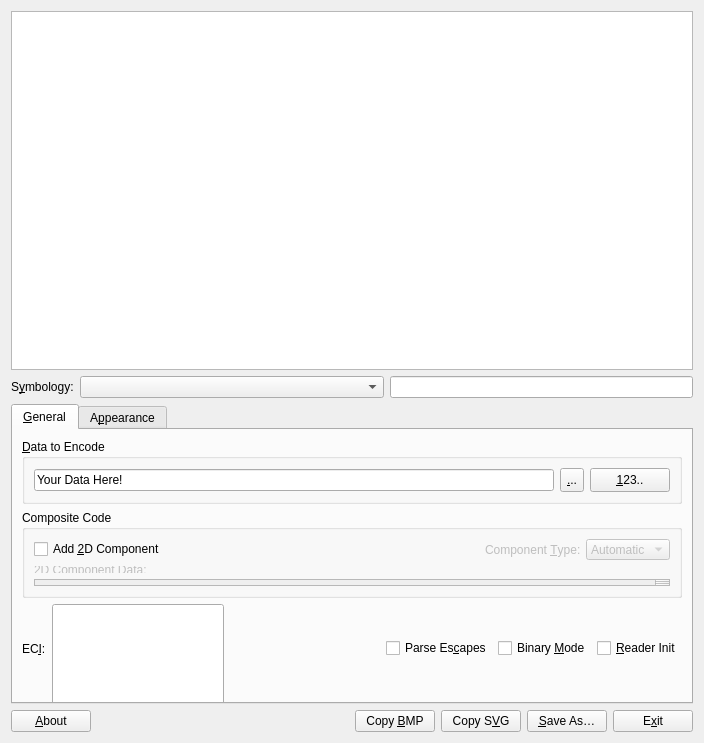
<?xml version="1.0" encoding="UTF-8"?>
<ui version="4.0">
 <class>mainWindow</class>
 <widget class="QWidget" name="mainWindow">
  <property name="windowModality">
   <enum>Qt::NonModal</enum>
  </property>
  <property name="geometry">
   <rect>
    <x>0</x>
    <y>0</y>
    <width>704</width>
    <height>743</height>
   </rect>
  </property>
  <property name="sizePolicy">
   <sizepolicy hsizetype="Expanding" vsizetype="Expanding">
    <horstretch>0</horstretch>
    <verstretch>0</verstretch>
   </sizepolicy>
  </property>
  <property name="minimumSize">
   <size>
    <width>420</width>
    <height>460</height>
   </size>
  </property>
  <property name="windowTitle">
   <string>Zint Barcode Studio</string>
  </property>
  <property name="windowIcon">
   <iconset resource="resources.qrc">
    <normaloff>:/images/zint.png</normaloff>:/images/zint.png</iconset>
  </property>
  <property name="autoFillBackground">
   <bool>false</bool>
  </property>
  <property name="styleSheet">
   <string notr="true"/>
  </property>
  <property name="locale">
   <locale language="English" country="UnitedStates"/>
  </property>
  <layout class="QVBoxLayout" name="verticalLayout_5">
   <item>
    <widget class="QGraphicsView" name="view"/>
   </item>
   <item>
    <layout class="QHBoxLayout" name="horizontalLayout">
     <property name="sizeConstraint">
      <enum>QLayout::SetMinimumSize</enum>
     </property>
     <item>
      <layout class="QVBoxLayout" name="verticalLayout_6">
       <item>
        <layout class="QHBoxLayout" name="horizontalLayout_5">
         <item>
          <widget class="QLabel" name="lblSymbology">
           <property name="text">
            <string>S&amp;ymbology:</string>
           </property>
           <property name="alignment">
            <set>Qt::AlignLeading|Qt::AlignLeft|Qt::AlignVCenter</set>
           </property>
           <property name="buddy">
            <cstring>bstyle</cstring>
           </property>
           <property name="toolTip">
            <string>Type of barcode</string>
           </property>
          </widget>
         </item>
         <item>
          <widget class="QComboBox" name="bstyle">
           <property name="sizePolicy">
            <sizepolicy hsizetype="Expanding" vsizetype="Fixed">
             <horstretch>0</horstretch>
             <verstretch>0</verstretch>
            </sizepolicy>
           </property>
           <property name="toolTip">
            <string>Type of barcode</string>
           </property>
           <property name="sizeAdjustPolicy">
            <enum>QComboBox::AdjustToContents</enum>
           </property>
          </widget>
         </item>
         <item>
          <widget class="QLineEdit" name="filter_bstyle">
           <property name="toolTip">
            <string>Filter symbologies</string>
           </property>
           <property name="text">
            <string/>
           </property>
          </widget>
         </item>
        </layout>
       </item>
       <item>
        <widget class="QTabWidget" name="tabMain">
         <property name="sizePolicy">
          <sizepolicy hsizetype="Minimum" vsizetype="Minimum">
           <horstretch>0</horstretch>
           <verstretch>0</verstretch>
          </sizepolicy>
         </property>
         <property name="minimumSize">
          <size>
           <width>0</width>
           <height>300</height>
          </size>
         </property>
         <property name="maximumSize">
          <size>
           <width>16777215</width>
           <height>300</height>
          </size>
         </property>
         <property name="autoFillBackground">
          <bool>false</bool>
         </property>
         <property name="styleSheet">
          <string notr="true"/>
         </property>
         <property name="currentIndex">
          <number>0</number>
         </property>
         <widget class="QWidget" name="tabGeneral">
          <attribute name="title">
           <string>&amp;General</string>
          </attribute>
          <layout class="QVBoxLayout" name="verticalLayout_3">
           <item>
            <widget class="QGroupBox" name="grpData">
             <property name="sizePolicy">
              <sizepolicy hsizetype="Minimum" vsizetype="Minimum">
               <horstretch>0</horstretch>
               <verstretch>0</verstretch>
              </sizepolicy>
             </property>
             <property name="title">
              <string>&amp;Data to Encode</string>
             </property>
             <layout class="QHBoxLayout" name="horizontalLayout_4">
              <item>
               <widget class="QLineEdit" name="txtData">
                <property name="toolTip">
                 <string>Data to encode</string>
                </property>
                <property name="text">
                 <string>Your Data Here!</string>
                </property>
               </widget>
              </item>
              <item>
               <widget class="QToolButton" name="btnMoreData">
                <property name="minimumSize">
                 <size>
                  <width>0</width>
                  <height>24</height>
                 </size>
                </property>
                <property name="toolTip">
                 <string>Encode more data
or import from file</string>
                </property>
                <property name="text">
                 <string>&amp;...</string>
                </property>
               </widget>
              </item>
              <item>
               <widget class="QPushButton" name="btnSequence">
                <property name="minimumSize">
                 <size>
                  <width>0</width>
                  <height>24</height>
                 </size>
                </property>
                <property name="toolTip">
                 <string>Encode a sequence</string>
                </property>
                <property name="text">
                 <string>&amp;123..</string>
                </property>
               </widget>
              </item>
             </layout>
            </widget>
           </item>
           <item>
            <widget class="QGroupBox" name="grpComposite">
             <property name="enabled">
              <bool>true</bool>
             </property>
             <property name="sizePolicy">
              <sizepolicy hsizetype="Minimum" vsizetype="Minimum">
               <horstretch>0</horstretch>
               <verstretch>0</verstretch>
              </sizepolicy>
             </property>
             <property name="minimumSize">
              <size>
               <width>0</width>
               <height>0</height>
              </size>
             </property>
             <property name="maximumSize">
              <size>
               <width>16777215</width>
               <height>400</height>
              </size>
             </property>
             <property name="title">
              <string>Composite Code</string>
             </property>
             <layout class="QVBoxLayout" name="verticalLayout_2">
              <item>
               <layout class="QHBoxLayout" name="horizontalLayout_2">
                <item>
                 <widget class="QCheckBox" name="chkComposite">
                  <property name="toolTip">
                   <string>Create a composite symbol</string>
                  </property>
                  <property name="text">
                   <string>Add &amp;2D Component</string>
                  </property>
                 </widget>
                </item>
                <item>
                 <spacer name="horizontalSpacer">
                  <property name="orientation">
                   <enum>Qt::Horizontal</enum>
                  </property>
                  <property name="sizeHint" stdset="0">
                   <size>
                    <width>40</width>
                    <height>20</height>
                   </size>
                  </property>
                 </spacer>
                </item>
                <item>
                 <widget class="QLabel" name="lblCompType">
                  <property name="enabled">
                   <bool>false</bool>
                  </property>
                  <property name="text">
                   <string>Component &amp;Type:</string>
                  </property>
                  <property name="buddy">
                   <cstring>cmbCompType</cstring>
                  </property>
                  <property name="toolTip">
                   <string>Type of 2D component</string>
                  </property>
                 </widget>
                </item>
                <item>
                 <widget class="QComboBox" name="cmbCompType">
                  <property name="enabled">
                   <bool>false</bool>
                  </property>
                  <property name="toolTip">
                   <string>Type of 2D component</string>
                  </property>
                  <item>
                   <property name="text">
                    <string>Automatic</string>
                   </property>
                  </item>
                  <item>
                   <property name="text">
                    <string>CC-A</string>
                   </property>
                  </item>
                  <item>
                   <property name="text">
                    <string>CC-B</string>
                   </property>
                  </item>
                  <item>
                   <property name="text">
                    <string>CC-C</string>
                   </property>
                  </item>
                 </widget>
                </item>
               </layout>
              </item>
              <item>
               <layout class="QVBoxLayout" name="verticalLayout">
                <property name="sizeConstraint">
                 <enum>QLayout::SetMinimumSize</enum>
                </property>
                <item>
                 <widget class="QLabel" name="lblComposite">
                  <property name="enabled">
                   <bool>false</bool>
                  </property>
                  <property name="text">
                   <string>2D C&amp;omponent Data:</string>
                  </property>
                  <property name="buddy">
                   <cstring>txtComposite</cstring>
                  </property>
                  <property name="toolTip">
                   <string>Data to be encoded in 2D component
Remember to place [square brackets] around AI identifiers</string>
                  </property>
                 </widget>
                </item>
                <item>
                 <widget class="QTextEdit" name="txtComposite">
                  <property name="enabled">
                   <bool>false</bool>
                  </property>
                  <property name="sizePolicy">
                   <sizepolicy hsizetype="Expanding" vsizetype="Expanding">
                    <horstretch>0</horstretch>
                    <verstretch>0</verstretch>
                   </sizepolicy>
                  </property>
                  <property name="maximumSize">
                   <size>
                    <width>16777215</width>
                    <height>60</height>
                   </size>
                  </property>
                  <property name="toolTip">
                   <string>Data to be encoded in 2D component
Remember to place [square brackets] around AI identifiers</string>
                  </property>
                  <property name="html">
                   <string>&lt;!DOCTYPE HTML PUBLIC &quot;-//W3C//DTD HTML 4.0//EN&quot; &quot;http://www.w3.org/TR/REC-html40/strict.dtd&quot;&gt;
&lt;html&gt;&lt;head&gt;&lt;meta name=&quot;qrichtext&quot; content=&quot;1&quot; /&gt;&lt;style type=&quot;text/css&quot;&gt;
p, li { white-space: pre-wrap; }
&lt;/style&gt;&lt;/head&gt;&lt;body style=&quot; font-family:'Noto Sans'; font-size:10pt; font-weight:400; font-style:normal;&quot;&gt;
&lt;p style=&quot; margin-top:0px; margin-bottom:0px; margin-left:0px; margin-right:0px; -qt-block-indent:0; text-indent:0px;&quot;&gt;&lt;span style=&quot; font-family:'Sans Serif'; font-size:9pt;&quot;&gt;Your Data Here!&lt;/span&gt;&lt;/p&gt;&lt;/body&gt;&lt;/html&gt;</string>
                  </property>
                  <property name="acceptRichText">
                   <bool>false</bool>
                  </property>
                 </widget>
                </item>
               </layout>
              </item>
             </layout>
            </widget>
           </item>
           <item>
            <layout class="QHBoxLayout" name="eciLayout">
             <item>
              <widget class="QLabel" name="lblECI">
               <property name="maximumSize">
                <size>
                 <width>40</width>
                 <height>16777215</height>
                </size>
               </property>
               <property name="text">
                <string>EC&amp;I:</string>
               </property>
               <property name="alignment">
                <set>Qt::AlignLeading|Qt::AlignLeft|Qt::AlignVCenter</set>
               </property>
               <property name="buddy">
                <cstring>cmbECI</cstring>
               </property>
               <property name="toolTip">
                <string>Set the ECI (Extended Channel Interpretation) code
(ignored if disabled)</string>
               </property>
              </widget>
             </item>
             <item>
              <widget class="QComboBox" name="cmbECI">
               <property name="minimumSize">
                <size>
                 <width>80</width>
                 <height>16777215</height>
                </size>
               </property>
               <property name="toolTip">
                <string>Set the ECI (Extended Channel Interpretation) code
(ignored if disabled)</string>
               </property>
               <item>
                <property name="text">
                 <string>None</string>
                </property>
               </item>
               <item>
                <property name="text">
                 <string>3: ISO 8859-1 Latin-1</string>
                </property>
               </item>
               <item>
                <property name="text">
                 <string>4: ISO 8859-2 Latin-2</string>
                </property>
               </item>
               <item>
                <property name="text">
                 <string>5: ISO 8859-3 Latin-3</string>
                </property>
               </item>
               <item>
                <property name="text">
                 <string>6: ISO 8859-4 Latin-4</string>
                </property>
               </item>
               <item>
                <property name="text">
                 <string>7: ISO 8859-5 Cyrillic</string>
                </property>
               </item>
               <item>
                <property name="text">
                 <string>8: ISO 8859-6 Arabic</string>
                </property>
               </item>
               <item>
                <property name="text">
                 <string>9: ISO 8859-7 Greek</string>
                </property>
               </item>
               <item>
                <property name="text">
                 <string>10: ISO 8859-8 Hebrew</string>
                </property>
               </item>
               <item>
                <property name="text">
                 <string>11: ISO 8859-9 Turkish</string>
                </property>
               </item>
               <item>
                <property name="text">
                 <string>12: ISO 8859-10 Nordic</string>
                </property>
               </item>
               <item>
                <property name="text">
                 <string>13: ISO 8859-11 Thai</string>
                </property>
               </item>
               <item>
                <property name="text">
                 <string>15: ISO 8859-13 Baltic</string>
                </property>
               </item>
               <item>
                <property name="text">
                 <string>16: ISO 8859-14 Celtic</string>
                </property>
               </item>
               <item>
                <property name="text">
                 <string>17: ISO 8859-15 Latin-9</string>
                </property>
               </item>
               <item>
                <property name="text">
                 <string>18: ISO 8859-16 Latin-10</string>
                </property>
               </item>
               <item>
                <property name="text">
                 <string>20: Shift JIS </string>
                </property>
               </item>
               <item>
                <property name="text">
                 <string>21: Windows 1250 Latin-2</string>
                </property>
               </item>
               <item>
                <property name="text">
                 <string>22: Windows 1251 Cyrillic</string>
                </property>
               </item>
               <item>
                <property name="text">
                 <string>23: Windows 1252 Latin-1</string>
                </property>
               </item>
               <item>
                <property name="text">
                 <string>24: Windows 1256 Arabic</string>
                </property>
               </item>
               <item>
                <property name="text">
                 <string>25: UCS-2BE</string>
                </property>
               </item>
               <item>
                <property name="text">
                 <string>26: UTF-8</string>
                </property>
               </item>
               <item>
                <property name="text">
                 <string>27: ISO 646 ASCII</string>
                </property>
               </item>
               <item>
                <property name="text">
                 <string>28: Big5 (Taiwan)</string>
                </property>
               </item>
               <item>
                <property name="text">
                 <string>29: GB 2312 (PRC)</string>
                </property>
               </item>
               <item>
                <property name="text">
                 <string>30: Korean EUC-KR</string>
                </property>
               </item>
               <item>
                <property name="text">
                 <string>899: 8-bit binary data</string>
                </property>
               </item>
              </widget>
             </item>
             <item>
              <spacer name="horizontalSpacer_eciLayout">
               <property name="orientation">
                <enum>Qt::Horizontal</enum>
               </property>
               <property name="sizeHint" stdset="0">
                <size>
                 <width>10</width>
                 <height>20</height>
                </size>
               </property>
              </spacer>
             </item>
             <item>
              <widget class="QCheckBox" name="chkEscape">
               <property name="toolTip">
                <string>Process escape sequences in input data&lt;table cellspacing=&quot;3&quot;&gt;
&lt;tr&gt;&lt;td&gt;\0&amp;nbsp;&lt;/td&gt;&lt;td&gt;NUL character (0x00)&lt;/td&gt;&lt;/tr&gt;
&lt;tr&gt;&lt;td&gt;\E&amp;nbsp;&lt;/td&gt;&lt;td&gt;End of Transmission (0x04)&lt;/td&gt;&lt;/tr&gt;
&lt;tr&gt;&lt;td&gt;\a&amp;nbsp;&lt;/td&gt;&lt;td&gt;Bell (0x07)&lt;/td&gt;&lt;/tr&gt;
&lt;tr&gt;&lt;td&gt;\b&amp;nbsp;&lt;/td&gt;&lt;td&gt;Backspace (0x08)&lt;/td&gt;&lt;/tr&gt;
&lt;tr&gt;&lt;td&gt;\t&amp;nbsp;&lt;/td&gt;&lt;td&gt;Horizontal Tab (0x09)&lt;/td&gt;&lt;/tr&gt;
&lt;tr&gt;&lt;td&gt;\n&amp;nbsp;&lt;/td&gt;&lt;td&gt;Line Feed (0x0A)&lt;/td&gt;&lt;/tr&gt;
&lt;tr&gt;&lt;td&gt;\v&amp;nbsp;&lt;/td&gt;&lt;td&gt;Vertical Tab (0x0B)&lt;/td&gt;&lt;/tr&gt;
&lt;tr&gt;&lt;td&gt;\f&amp;nbsp;&lt;/td&gt;&lt;td&gt;Form Feed (0x0C)&lt;/td&gt;&lt;/tr&gt;
&lt;tr&gt;&lt;td&gt;\r&amp;nbsp;&lt;/td&gt;&lt;td&gt;Carriage Return (0x0D)&lt;/td&gt;&lt;/tr&gt;
&lt;tr&gt;&lt;td&gt;\e&amp;nbsp;&lt;/td&gt;&lt;td&gt;Escape (0x1B)&lt;/td&gt;&lt;/tr&gt;
&lt;tr&gt;&lt;td&gt;\G&amp;nbsp;&lt;/td&gt;&lt;td&gt;Group Separator (0x1D)&lt;/td&gt;&lt;/tr&gt;
&lt;tr&gt;&lt;td&gt;\R&amp;nbsp;&lt;/td&gt;&lt;td&gt;Record Separator (0x1E)&lt;/td&gt;&lt;/tr&gt;
&lt;tr&gt;&lt;td&gt;\\&amp;nbsp;&lt;/td&gt;&lt;td&gt;Backslash (0x5C)&lt;/td&gt;&lt;/tr&gt;
&lt;tr&gt;&lt;td&gt;\xNN&amp;nbsp;&lt;/td&gt;&lt;td&gt;8-bit character (N hex)&lt;/td&gt;&lt;/tr&gt;
&lt;tr&gt;&lt;td&gt;\uNNNN&amp;nbsp;&lt;/td&gt;&lt;td&gt;16-bit Unicode (N hex)&lt;/td&gt;&lt;/tr&gt;
&lt;/table&gt;</string>
               </property>
               <property name="text">
                <string>Parse Es&amp;capes</string>
               </property>
               <property name="checked">
                <bool>false</bool>
               </property>
              </widget>
             </item>
             <item>
              <widget class="QCheckBox" name="chkData">
               <property name="toolTip">
                <string>Treat input as raw binary data
(ignored if disabled)</string>
               </property>
               <property name="text">
                <string>Binary &amp;Mode</string>
               </property>
               <property name="checked">
                <bool>false</bool>
               </property>
              </widget>
             </item>
             <item>
              <widget class="QCheckBox" name="chkRInit">
               <property name="toolTip">
                <string>Create reader initialisation/programming symbol
(ignored if disabled)</string>
               </property>
               <property name="text">
                <string>&amp;Reader Init</string>
               </property>
               <property name="checked">
                <bool>false</bool>
               </property>
              </widget>
             </item>
            </layout>
           </item>
          </layout>
         </widget>
         <widget class="QWidget" name="tabAppear">
          <property name="maximumSize">
           <size>
            <width>678</width>
            <height>16777215</height>
           </size>
          </property>
          <attribute name="title">
           <string>A&amp;ppearance</string>
          </attribute>
          <layout class="QVBoxLayout" name="verticalLayout_4">
           <item>
            <layout class="QGridLayout" name="gridLayout">
             <item row="0" column="0" colspan="2">
              <widget class="QCheckBox" name="chkAutoHeight">
               <property name="toolTip">
                <string>Use default height
(ignored if disabled)</string>
               </property>
               <property name="text">
                <string>Auto&amp;matic Height</string>
               </property>
               <property name="checked">
                <bool>true</bool>
               </property>
              </widget>
             </item>
             <item row="1" column="0">
              <widget class="QLabel" name="lblHeight">
               <property name="enabled">
                <bool>false</bool>
               </property>
               <property name="text">
                <string>&amp;Height:</string>
               </property>
               <property name="alignment">
                <set>Qt::AlignLeading|Qt::AlignLeft|Qt::AlignVCenter</set>
               </property>
               <property name="buddy">
                <cstring>heightb</cstring>
               </property>
               <property name="toolTip">
                <string>Overall symbol height</string>
               </property>
              </widget>
             </item>
             <item row="1" column="1">
              <widget class="QSpinBox" name="heightb">
               <property name="enabled">
                <bool>false</bool>
               </property>
               <property name="toolTip">
                <string>Overall symbol height</string>
               </property>
               <property name="suffix">
                <string> X</string>
               </property>
               <property name="prefix">
                <string/>
               </property>
               <property name="minimum">
                <number>1</number>
               </property>
               <property name="maximum">
                <number>300</number>
               </property>
               <property name="value">
                <number>50</number>
               </property>
              </widget>
             </item>
             <item row="2" column="0">
              <widget class="QLabel" name="label_8">
               <property name="text">
                <string>Border &amp;Width:</string>
               </property>
               <property name="alignment">
                <set>Qt::AlignLeading|Qt::AlignLeft|Qt::AlignVCenter</set>
               </property>
               <property name="buddy">
                <cstring>bwidth</cstring>
               </property>
               <property name="toolTip">
                <string>Width of boundary bars or border</string>
               </property>
              </widget>
             </item>
             <item row="2" column="1">
              <widget class="QSpinBox" name="bwidth">
               <property name="toolTip">
                <string>Width of boundary bars or border</string>
               </property>
               <property name="suffix">
                <string> X</string>
               </property>
               <property name="minimum">
                <number>0</number>
               </property>
               <property name="maximum">
                <number>16</number>
               </property>
               <property name="value">
                <number>0</number>
               </property>
              </widget>
             </item>
             <item row="3" column="0">
              <widget class="QLabel" name="label_9">
               <property name="text">
                <string>Border &amp;Type:</string>
               </property>
               <property name="alignment">
                <set>Qt::AlignLeading|Qt::AlignLeft|Qt::AlignVCenter</set>
               </property>
               <property name="buddy">
                <cstring>btype</cstring>
               </property>
               <property name="toolTip">
                <string>Add border or box</string>
               </property>
              </widget>
             </item>
             <item row="3" column="1">
              <widget class="QComboBox" name="btype">
               <property name="toolTip">
                <string>Add border or box</string>
               </property>
               <property name="minimumContentsLength">
                <number>24</number>
               </property>
               <item>
                <property name="text">
                 <string>No border</string>
                </property>
               </item>
               <item>
                <property name="text">
                 <string>Bind</string>
                </property>
               </item>
               <item>
                <property name="text">
                 <string>Box</string>
                </property>
               </item>
              </widget>
             </item>
             <item row="4" column="0">
              <widget class="QLabel" name="lblWhitespace">
               <property name="text">
                <string>Hori&amp;zontal Whitespace:</string>
               </property>
               <property name="alignment">
                <set>Qt::AlignLeading|Qt::AlignLeft|Qt::AlignVCenter</set>
               </property>
               <property name="buddy">
                <cstring>spnWhitespace</cstring>
               </property>
               <property name="toolTip">
                <string>Width of whitespace on either side of barcode</string>
               </property>
              </widget>
             </item>
             <item row="4" column="1">
              <widget class="QSpinBox" name="spnWhitespace">
               <property name="toolTip">
                <string>Width of whitespace on either side of barcode</string>
               </property>
               <property name="suffix">
                <string> X</string>
               </property>
              </widget>
             </item>
             <item row="5" column="0">
              <widget class="QLabel" name="lblScale">
               <property name="text">
                <string>Printing Sca&amp;le:</string>
               </property>
               <property name="alignment">
                <set>Qt::AlignLeading|Qt::AlignLeft|Qt::AlignVCenter</set>
               </property>
               <property name="buddy">
                <cstring>spnScale</cstring>
               </property>
               <property name="toolTip">
                <string>Image scale when output to file</string>
               </property>
              </widget>
             </item>
             <item row="5" column="1">
              <widget class="QDoubleSpinBox" name="spnScale">
               <property name="toolTip">
                <string>Image scale when output to file</string>
               </property>
               <property name="suffix">
                <string/>
               </property>
               <property name="decimals">
                <number>2</number>
               </property>
               <property name="minimum">
                <double>0.500000000000000</double>
               </property>
               <property name="maximum">
                <double>99.500000000000000</double>
               </property>
               <property name="singleStep">
                <double>0.500000000000000</double>
               </property>
               <property name="value">
                <double>1.000000000000000</double>
               </property>
              </widget>
             </item>
             <item row="6" column="0">
              <widget class="QLabel" name="lblFontSetting">
               <property name="text">
                <string>Fo&amp;nt Setting:</string>
               </property>
               <property name="alignment">
                <set>Qt::AlignLeading|Qt::AlignLeft|Qt::AlignVCenter</set>
               </property>
               <property name="buddy">
                <cstring>cmbFontSetting</cstring>
               </property>
               <property name="toolTip">
                <string>Set font characteristics</string>
               </property>
              </widget>
             </item>
             <item row="6" column="1">
              <widget class="QComboBox" name="cmbFontSetting">
               <property name="toolTip">
                <string>Set font characteristics</string>
               </property>
               <item>
                <property name="text">
                 <string>Normal</string>
                </property>
               </item>
               <item>
                <property name="text">
                 <string>Bold</string>
                </property>
               </item>
               <item>
                <property name="text">
                 <string>Small</string>
                </property>
               </item>
               <item>
                <property name="text">
                 <string>Small Bold (vector only)</string>
                </property>
               </item>
              </widget>
             </item>
             <item row="7" column="0" colspan="2">
              <widget class="QCheckBox" name="chkHRTShow">
               <property name="toolTip">
                <string>Show text in image
(ignored if disabled)</string>
               </property>
               <property name="text">
                <string>Show H&amp;uman Readable Text</string>
               </property>
               <property name="checked">
                <bool>true</bool>
               </property>
              </widget>
             </item>
             <item row="0" column="2">
              <widget class="QLabel" name="label_fgcolor">
               <property name="enabled">
                <bool>true</bool>
               </property>
               <property name="text">
                <string>Colour:</string>
               </property>
               <property name="alignment">
                <set>Qt::AlignRight|Qt::AlignTrailing|Qt::AlignVCenter</set>
               </property>
               <property name="buddy">
                <cstring>fgcolor</cstring>
               </property>
               <property name="toolTip">
                <string>Change colour of ink or paper</string>
               </property>
              </widget>
             </item>
             <item row="0" column="3">
              <widget class="QPushButton" name="fgcolor">
               <property name="toolTip">
                <string>Change ink colour</string>
               </property>
               <property name="text">
                <string>&amp;Foreground</string>
               </property>
              </widget>
             </item>
             <item row="1" column="2" rowspan="3">
              <widget class="QLabel" name="label_dummyAppear12">
               <property name="enabled">
                <bool>false</bool>
               </property>
               <property name="text">
                <string/>
               </property>
              </widget>
             </item>
             <item row="1" column="3">
              <widget class="QPushButton" name="bgcolor">
               <property name="toolTip">
                <string>Change paper colour</string>
               </property>
               <property name="text">
                <string>Ba&amp;ckground</string>
               </property>
              </widget>
             </item>
             <item row="2" column="3">
              <widget class="QPushButton" name="btnReset">
               <property name="toolTip">
                <string>Reset to black on white</string>
               </property>
               <property name="text">
                <string>&amp;Reset</string>
               </property>
              </widget>
             </item>
             <item row="3" column="3">
              <widget class="QCheckBox" name="chkCMYK">
               <property name="toolTip">
                <string>Use CMYK colour space in EPS/TIF output</string>
               </property>
               <property name="text">
                <string>CMY&amp;K (EPS/TIF)</string>
               </property>
               <property name="checked">
                <bool>false</bool>
               </property>
              </widget>
             </item>
             <item row="4" column="2">
              <widget class="QLabel" name="lblRotate">
               <property name="text">
                <string>R&amp;otate:</string>
               </property>
               <property name="alignment">
                <set>Qt::AlignRight|Qt::AlignTrailing|Qt::AlignVCenter</set>
               </property>
               <property name="buddy">
                <cstring>cmbRotate</cstring>
               </property>
               <property name="toolTip">
                <string>Rotate symbol by degrees</string>
               </property>
              </widget>
             </item>
             <item row="4" column="3">
              <widget class="QComboBox" name="cmbRotate">
               <property name="toolTip">
                <string>Rotate symbol by degrees</string>
               </property>
               <item>
                <property name="text">
                 <string>0°</string>
                </property>
               </item>
               <item>
                <property name="text">
                 <string>90°</string>
                </property>
               </item>
               <item>
                <property name="text">
                 <string>180°</string>
                </property>
               </item>
               <item>
                <property name="text">
                 <string>270°</string>
                </property>
               </item>
              </widget>
             </item>
             <item row="5" column="3">
              <widget class="QCheckBox" name="chkDotty">
               <property name="toolTip">
                <string>Use dots instead of squares for matrix symbols
(ignored if disabled)</string>
               </property>
               <property name="text">
                <string>&amp;Dotty</string>
               </property>
               <property name="checked">
                <bool>false</bool>
               </property>
              </widget>
             </item>
             <item row="6" column="2">
              <widget class="QLabel" name="lblDotSize">
               <property name="enabled">
                <bool>false</bool>
               </property>
               <property name="text">
                <string>Dot S&amp;ize:</string>
               </property>
               <property name="alignment">
                <set>Qt::AlignRight|Qt::AlignTrailing|Qt::AlignVCenter</set>
               </property>
               <property name="buddy">
                <cstring>spnDotSize</cstring>
               </property>
               <property name="toolTip">
                <string>Size of dots</string>
               </property>
              </widget>
             </item>
             <item row="6" column="3">
              <widget class="QDoubleSpinBox" name="spnDotSize">
               <property name="toolTip">
                <string>Size of dots</string>
               </property>
               <property name="enabled">
                <bool>false</bool>
               </property>
               <property name="suffix">
                <string/>
               </property>
               <property name="decimals">
                <number>2</number>
               </property>
               <property name="minimum">
                <double>0.010000000000000</double>
               </property>
               <property name="maximum">
                <double>20.000000000000000</double>
               </property>
               <property name="singleStep">
                <double>0.100000000000000</double>
               </property>
               <property name="value">
                <double>0.800000000000000</double>
               </property>
              </widget>
             </item>
            </layout>
           </item>
          </layout>
         </widget>
        </widget>
       </item>
      </layout>
     </item>
    </layout>
   </item>
   <item>
    <layout class="QGridLayout" name="gridLayout_2">
     <item row="0" column="0">
      <widget class="QPushButton" name="btnAbout">
       <property name="toolTip">
        <string>About Zint</string>
       </property>
       <property name="text">
        <string>&amp;About</string>
       </property>
      </widget>
     </item>
     <item row="0" column="1">
      <spacer name="horizontalSpacer_2">
       <property name="orientation">
        <enum>Qt::Horizontal</enum>
       </property>
       <property name="sizeHint" stdset="0">
        <size>
         <width>40</width>
         <height>20</height>
        </size>
       </property>
      </spacer>
     </item>
     <item row="0" column="2">
      <widget class="QPushButton" name="btnCopyBMP">
       <property name="toolTip">
        <string>Copy to clipboard as BMP</string>
       </property>
       <property name="text">
        <string>Copy &amp;BMP</string>
       </property>
      </widget>
     </item>
     <item row="0" column="3">
      <widget class="QPushButton" name="btnCopySVG">
       <property name="toolTip">
        <string>Copy to clipboard as SVG</string>
       </property>
       <property name="text">
        <string>Copy S&amp;VG</string>
       </property>
      </widget>
     </item>
     <item row="0" column="4">
      <widget class="QPushButton" name="btnSave">
       <property name="toolTip">
        <string>Output image to file (BMP/EMF/EPS/GIF/PCX/PNG/SVG/TIF)</string>
       </property>
       <property name="text">
        <string>&amp;Save As&#8230;</string>
       </property>
      </widget>
     </item>
     <item row="0" column="5">
      <widget class="QPushButton" name="btnExit">
       <property name="toolTip">
        <string>Quit Zint Barcode Studio</string>
       </property>
       <property name="text">
        <string>E&amp;xit</string>
       </property>
      </widget>
     </item>
    </layout>
   </item>
  </layout>
 </widget>
 <resources>
  <include location="resources.qrc"/>
 </resources>
 <connections/>
</ui>
